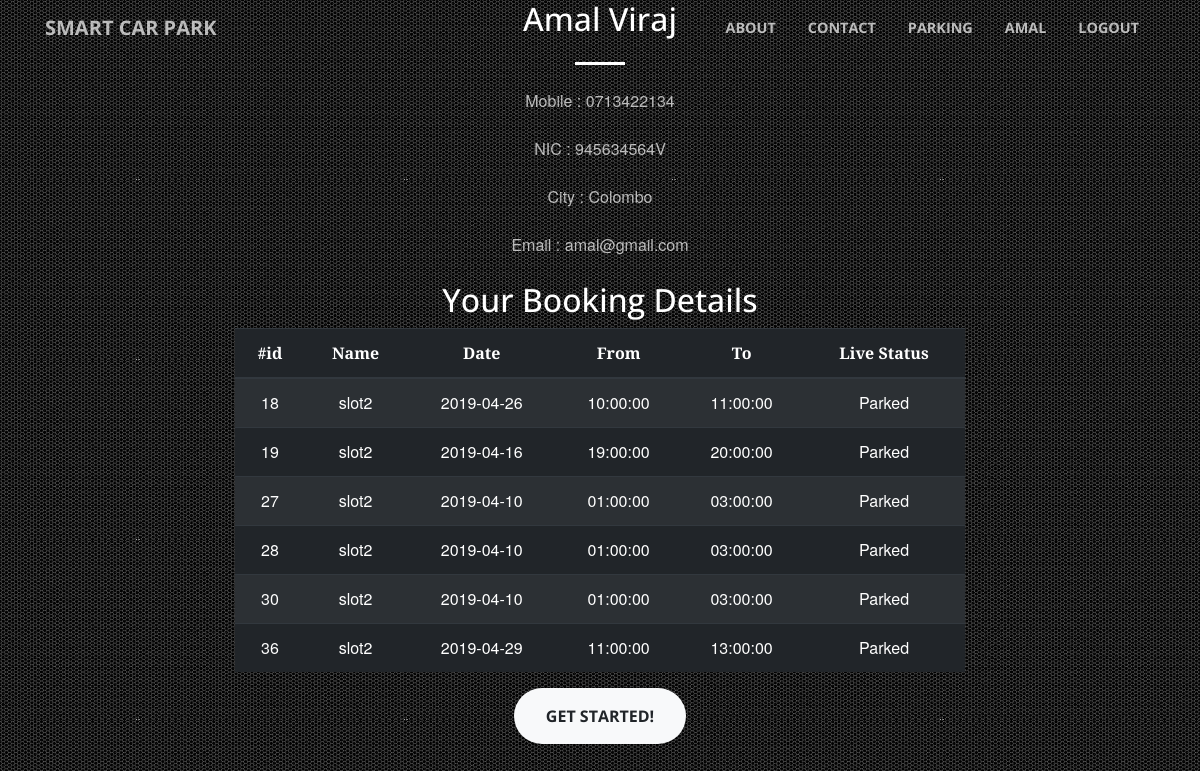
Before: /profile.php (signed in) with the older database file.
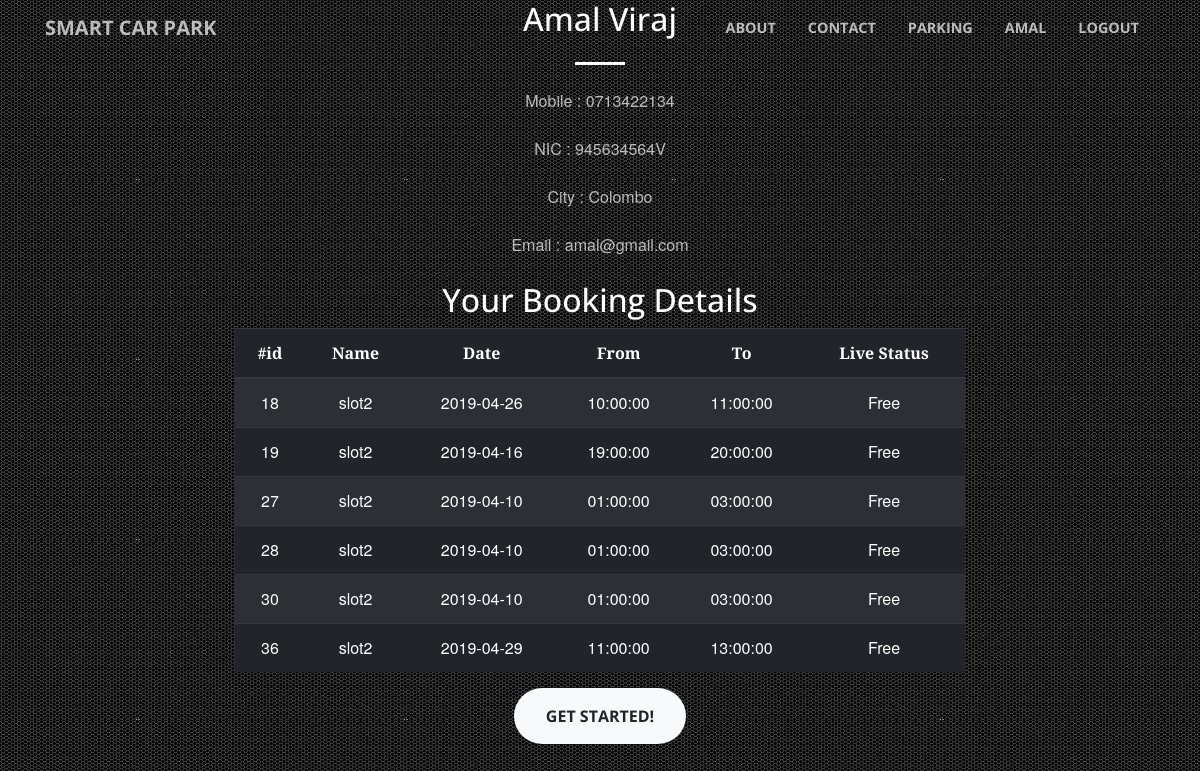
After: the same page with the newer database file.
### tables this page shows
CREATE TABLE `tbl_user` (
  `id` int(11) NOT NULL,
  `f_name` varchar(200) NOT NULL,
  `l_name` varchar(200) NOT NULL,
  `NIC` varchar(20) NOT NULL,
  `mobile` varchar(22) NOT NULL,
  `city` varchar(100) NOT NULL,
  `email` varchar(200) NOT NULL,
  `password` varchar(200) NOT NULL,
  `role_id` int(11) UNSIGNED NOT NULL,
  `timestamp` timestamp NOT NULL DEFAULT CURRENT_TIMESTAMP
);

CREATE TABLE `tbl_booking` (
  `id` int(11) NOT NULL,
  `user_id` int(11) NOT NULL,
  `book_date` date NOT NULL,
  `from` time NOT NULL,
  `to` time NOT NULL,
  `slot_id` int(11) NOT NULL,
  `vehical_no` varchar(11) NOT NULL,
  `location` int(11) NOT NULL,
  `no_of_hours` int(11) NOT NULL,
  `is_show` int(11) NOT NULL DEFAULT '0',
  `timestamp` timestamp NOT NULL DEFAULT CURRENT_TIMESTAMP
);

CREATE TABLE `tbl_slot` (
  `id` int(11) NOT NULL,
  `slot_name` varchar(55) NOT NULL,
  `status` int(11) NOT NULL,
  `timestamp` timestamp NOT NULL DEFAULT CURRENT_TIMESTAMP
);

### profile.php (the view, shortened to what this page needs)
<?php
include "./database/config.php";
$user_id = $_SESSION['user_id'];
$sql = $db->prepare("SELECT * FROM tbl_user where id=$user_id");
$sql->execute();
$user = $sql->fetch(PDO::FETCH_ASSOC);
$sql2 = $db->prepare("SELECT
tbl_booking.*,
tbl_slot.slot_name AS name,
tbl_slot.status AS status
FROM
`tbl_booking`
INNER JOIN tbl_slot ON tbl_slot.id = tbl_booking.slot_id
where tbl_booking.user_id = $user_id
");
$sql2->execute();
$bookings = $sql2->fetchAll();
include './header.php';
?>
<div class="container">
<div class="row">
            <div class="col-lg-8 mx-auto text-center">
                <h2 class="section-heading text-white"><?=$user['f_name'] . ' ' . $user['l_name'];?></h2>
                <hr class="light my-4">
                <p class="text-faded mb-4">Mobile : <?=$user['mobile']?></p>
                <p class="text-faded mb-4">NIC : <?=$user['NIC']?></p>
                <p class="text-faded mb-4">City : <?=$user['city']?></p>
                <p class="text-faded mb-4">Email : <?=$user['email']?></p>
                <h2 class="section-heading text-white">Your Booking Details</h2>
                <table class="table table-striped table-dark">
  <thead>
    <tr>
      <th scope="col">#id</th>
      <th scope="col">Name</th>
      <th scope="col">Date</th>
      <th scope="col">From</th>
      <th scope="col">To</th>
      <th scope="col">Live Status</th>
    </tr>
  </thead>
  <tbody>
                        <?php foreach ($bookings as $users) {?>
                        <tr>
                            <td><?=$users['id'];?></td>
                            <td><?=$users['name']?></td>
                            <td><?=$users['book_date']?></td>
                            <td><?=$users['from']?></td>
                            <td><?=$users['to']?></td>
                            <td><?=$users['status'] == '0' ? 'Parked' : 'Free';?></td>
                        </tr>
<?php }?>
                        </tbody>
</table>
                <a class="btn btn-light btn-xl js-scroll-trigger" href="parking.php">Get Started!</a>
            </div>
        </div>
</div>

### header.php (shortened to what this page needs)
<!DOCTYPE html>
<html lang="en">
<head>
    <link href="./assets/vendor/bootstrap/css/bootstrap.min.css" rel="stylesheet">
    <link href="./assets/vendor/fontawesome-free/css/all.min.css" rel="stylesheet" type="text/css">
    <link href="./assets/vendor/magnific-popup/magnific-popup.css" rel="stylesheet">
    <link href="./assets/css/creative.min.css" rel="stylesheet">
    <link href="./assets/css/full-slider.css" rel="stylesheet">
    <link href="./assets/css/custom.css" rel="stylesheet">
    <link href="./assets/css/jquery.datetimepicker.css" rel="stylesheet" type="text/css" />
</head>
<body id="page-top">
    <nav class="navbar navbar-expand-lg navbar-light fixed-top" id="mainNav">
        <div class="container">
            <a class="navbar-brand js-scroll-trigger" href="index.php">Smart Car Park</a>
            <div class="collapse navbar-collapse" id="navbarResponsive">
                <ul class="navbar-nav ml-auto">
                    <li class="nav-item">
                        <a class="nav-link js-scroll-trigger" href="about.php">About</a>
                    </li>
                    <li class="nav-item">
                        <a class="nav-link js-scroll-trigger" href="contact.php">Contact</a>
                    </li>
                    <li class="nav-item">
                        <a class="nav-link js-scroll-trigger" href="parking.php">Parking</a>
                    </li>
                    <?php if (isset($_SESSION['login_user'])) { ?>
                        <li class="nav-item">
                            <a href="profile.php" class="nav-link js-scroll-trigger"><?php echo $_SESSION['login_user']; ?></a>
                        </li>
                        <li class="nav-item">
                            <a href="logout.php" class="nav-link js-scroll-trigger">Logout</a>
                        </li>
                    <?php } ?>
                </ul>
            </div>
        </div>
    </nav>

### assets/css/custom.css (style rules this page uses)
body { background-image: url(../img/park-path.jpg) }
.text-white { color:#ffffff; }

Changed rows visible on the page:
changed tbl_booking id 18: text "Parked" → "Free"
changed tbl_booking id 19: text "Parked" → "Free"
changed tbl_booking id 27: text "Parked" → "Free"
changed tbl_booking id 28: text "Parked" → "Free"
changed tbl_booking id 30: text "Parked" → "Free"
changed tbl_booking id 36: text "Parked" → "Free"
